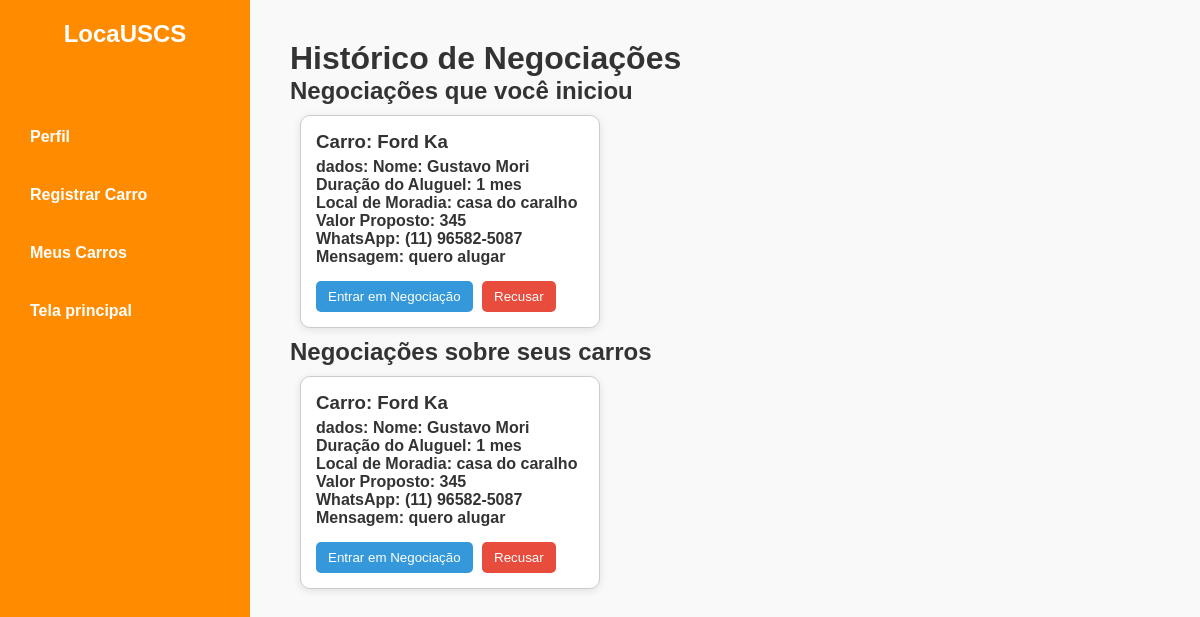
Page /negociacoes (signed in) on the earlier database version.
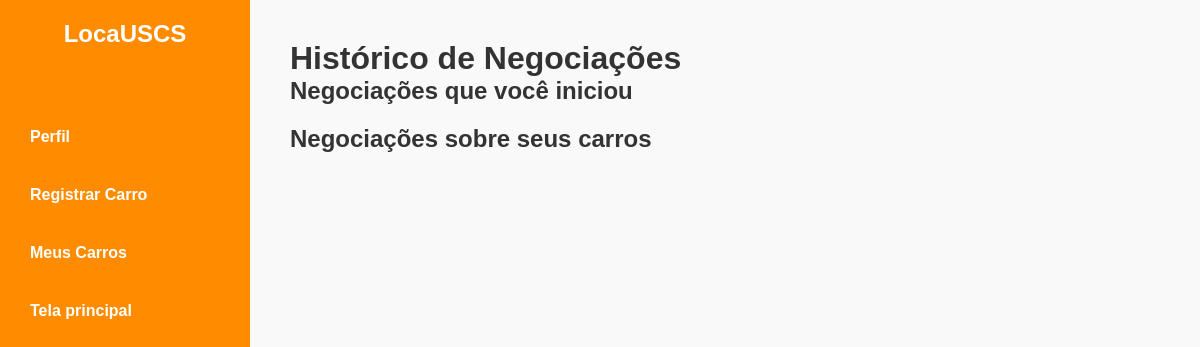
Same page on the later database version.
### tables this page shows
CREATE TABLE negociacoes (
            id INTEGER PRIMARY KEY AUTOINCREMENT,
            carro_id INTEGER,
            descricao TEXT, -- agora permite NULL
            email_contato TEXT NOT NULL,
            telefone TEXT NOT NULL, status TEXT,
            FOREIGN KEY(carro_id) REFERENCES carros(id)
        );

CREATE TABLE carros (
        id INTEGER PRIMARY KEY AUTOINCREMENT,
        modelo TEXT NOT NULL,
        ano INTEGER NOT NULL,
        km INTEGER NOT NULL,
        lkm REAL NOT NULL,
        categoria TEXT NOT NULL,
        imagem TEXT NOT NULL,
        usuario_id INTEGER, id_usuario INTEGER,
        FOREIGN KEY (usuario_id) REFERENCES usuarios(id)
    );

### locauscs.py (the view, shortened to what this page needs)
@app.route('/negociacoes', methods=['GET', 'POST'])
def negociacoes():
    if 'user_id' not in session:
        return redirect(url_for('login'))
    user_id = session['user_id']
    conn = sqlite3.connect('locauscs.db')
    cursor = conn.cursor()
    cursor.execute('''
        SELECT n.id, c.modelo, n.descricao, n.email_contato, n.telefone, n.status
        FROM negociacoes n
        JOIN carros c ON n.carro_id = c.id
        WHERE c.usuario_id = ?
    ''', (user_id,))
    negociacoes_dono = cursor.fetchall()
    cursor.execute('''
        SELECT n.id, c.modelo, n.descricao, n.email_contato, n.telefone, n.status
        FROM negociacoes n
        JOIN carros c ON n.carro_id = c.id
        WHERE n.email_contato = (SELECT email FROM usuarios WHERE id = ?)
    ''', (user_id,))
    negociacoes_locatario = cursor.fetchall()
    conn.close()
    return render_template('negociacoes.html',
                           negociacoes_dono=negociacoes_dono,
                           negociacoes_locatario=negociacoes_locatario)

### templates/negociacoes.html (shortened to what this page needs)
<!DOCTYPE html>
<html lang="pt-br">
<head>
    <link rel="stylesheet" href="{{ url_for('static', filename='css/estilo.css') }}" />
</head>
<body>
    <div class="sidebar">
        <div class="logo"><h2>LocaUSCS</h2></div>
        <ul class="sidebar-links">
            <li><a href="{{ url_for('perfil') }}">Perfil</a></li>
            <li><a href="{{ url_for('registrar_carro') }}">Registrar Carro</a></li>
            <li><a href="{{ url_for('meus_carros') }}">Meus Carros</a></li>
            <li><a href="{{ url_for('home') }}">Tela principal</a></li>
        </ul>
    </div>
    <div class="content">
        <h1>Histórico de Negociações</h1>
        <h2>Negociações que você iniciou</h2>
        <div class="scroll-container">
            {% for negociacao in negociacoes_locatario %}
            <div class="negociacao">
                <h3>Carro: {{ negociacao[1] }}</h3>
                <strong><p>dados: {{ negociacao[2] | replace('\n', '<br>') | safe }}</p></strong>
                <button
                    class="btn btn-primary btn-negociacao"
                    data-negociacao='{{ negociacao|tojson|safe }}'
                >Entrar em Negociação</button>
                <form action="{{ url_for('recusar_negociacao') }}" method="post" style="display:inline;">
                    <button type="submit" class="btn btn-danger">Recusar</button>
                </form>
            </div>
            {% endfor %}
        </div>
        <h2>Negociações sobre seus carros</h2>
        <div class="scroll-container">
            {% for negociacao in negociacoes_dono %}
            <div class="negociacao">
                <h3>Carro: {{ negociacao[1] }}</h3>
                <strong><p>dados: {{ negociacao[2] | replace('\n', '<br>') | safe }}</p></strong>
                <button
                    class="btn btn-primary btn-negociacao"
                    data-negociacao='{{ negociacao|tojson|safe }}'
                >Entrar em Negociação</button>
                <form action="{{ url_for('recusar_negociacao') }}" method="post" style="display:inline;">
                    <button type="submit" class="btn btn-danger">Recusar</button>
                </form>
            </div>
            {% endfor %}
        </div>
    </div>
</body>
</html>

### static/css/estilo.css (style rules this page uses)
* { margin: 0; padding: 0; box-sizing: border-box; }
:root { --cor-primaria: #FF8C00; --cor-secundaria: #1E90FF; --cor-terciaria: #FFFFFF; --cor-hover-secundaria: #1565c0; }
body { font-family: Arial, sans-serif; background-color: #f9f9f9; color: #333; display: flex; min-height: 100vh; }
.sidebar { width: 250px; background-color: var(--cor-primaria); height: 100vh; padding: 20px; color: var(--cor-terciaria); position: fixed; top: 0; left: 0; display: flex; flex-direction: column; }
.sidebar .logo h2 { text-align: center; margin-bottom: 30px; }
.sidebar-links { list-style-type: none; padding: 0; margin-top: 20px; }
.sidebar-links li { margin: 20px 0; }
.sidebar-links a { color: var(--cor-terciaria); text-decoration: none; font-weight: bold; display: block; padding: 10px; border-radius: 5px; }
.content { margin-left: 250px; padding: 40px; flex: 1; overflow-y: auto; height: 100vh; }

### templates/negociacoes.html (style rules this page uses)
.scroll-container { display: flex; overflow-x: auto; padding: 10px; gap: 15px; }

Differences in the rows shown:
removed negociacoes: modelo "Ford Ka", descricao "Nome: Gustavo Mori Duração do Aluguel: 1 mes Local de Moradia: casa do caralho Valor Proposto: 345 WhatsApp: (11) 96582-5087 Mensagem: quero alugar"
